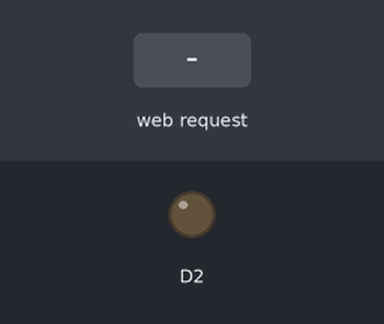
Simulated run of this sketch. Board: ESP8266 (NodeMCU). Shown: output pins drawn as LEDs (lit = HIGH). The test bench sets the inputs (shaded band). WiFi joins after 1.5 s; servers stay silent unless stated; what the sketch prints to the serial monitor is not drawn.

Above: at 2.7 s.
2.8 s: HTTP request GET /?led=ON received
At 3.4 s:
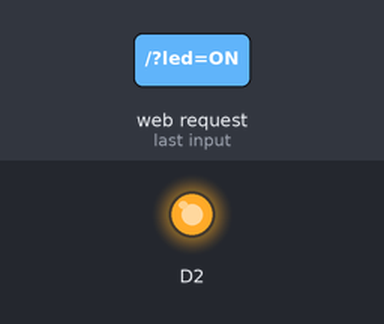
4.3 s: HTTP request GET /?led=OFF received
At 5.7 s:
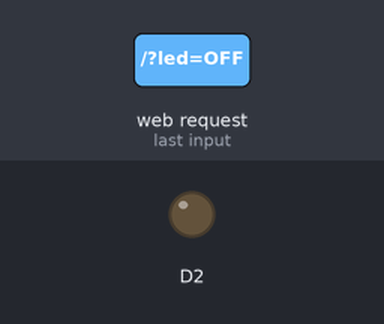
Timing chart, 0 to 7.3 s (numbered marks = the images above; inputs shaded):
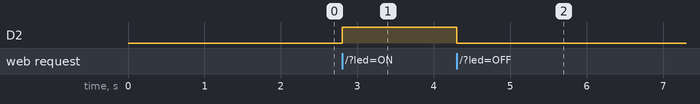

Measured:
- after the input at 2.8 s, D2: LOW → HIGH at once
- after the input at 4.3 s, D2: HIGH → LOW at once

The sketch:

LedWifi.ino
```cpp
#include <ESP8266WiFi.h>
#include <ESP8266WebServer.h>

const char ssid[] = "WIFI NAME";
const char pass[] = "PASSWORD";

// Web server port
const uint16_t port = 80;
boolean ledStatus = false;
unsigned char status_led=0;

// Web server object declaration
ESP8266WebServer server(port);


void setup()
{
    // Set pin as output
    pinMode(D2, OUTPUT);
    // Setup serial communication
    Serial.begin(74880);

    // *** Connect to a WiFi acces point ***
    Serial.printf("Connecting to %s ", ssid);
    WiFi.begin(ssid, pass);
    while (WiFi.status() != WL_CONNECTED)
    {
        delay(500);
        Serial.print(".");
    }
    Serial.printf(" Connected\n");
    Serial.printf("IP address: %s\n", WiFi.localIP().toString().c_str());

    // *** Start web server ***
    server.on("/", HTTP_GET, handleRoot);
    server.begin();
    Serial.printf("Web server started at port %d\n", port);
}

void loop()
{
    server.handleClient();
}

void handleRoot()
{
      // *** Turn on or off the LED ***
    if (server.arg("led") == "ON"){
      digitalWrite(D2, HIGH);
      status_led=1;
    }
    else if (server.arg("led") == "OFF"){
      digitalWrite(D2, LOW);
      status_led=0;
    }

  String webPage;

    webPage += "<html>\r\n";
    webPage += "<head>\r\n";
    webPage += "<title>Alejandro Control</title>\r\n";
    webPage += "</head>\r\n";
    webPage += "<body>\r\n";
    if(status_led == 1){
      webPage += "<h1>LED: ON</h1>\r\n";
    }else{
      webPage += "<h1>LED: OFF</h1>\r\n";
    }
    webPage += "<form method=\"get\">\r\n";
    webPage += "<input type=\"submit\" name=\"led\" value=\"ON\">\r\n";
    webPage += "<input type=\"submit\" name=\"led\" value=\"OFF\">\r\n";
    webPage += "</form>\r\n";
    webPage += "</body>\r\n";
    webPage += "</html>\r\n";

    server.send(200, "text/html", webPage);
}
```
